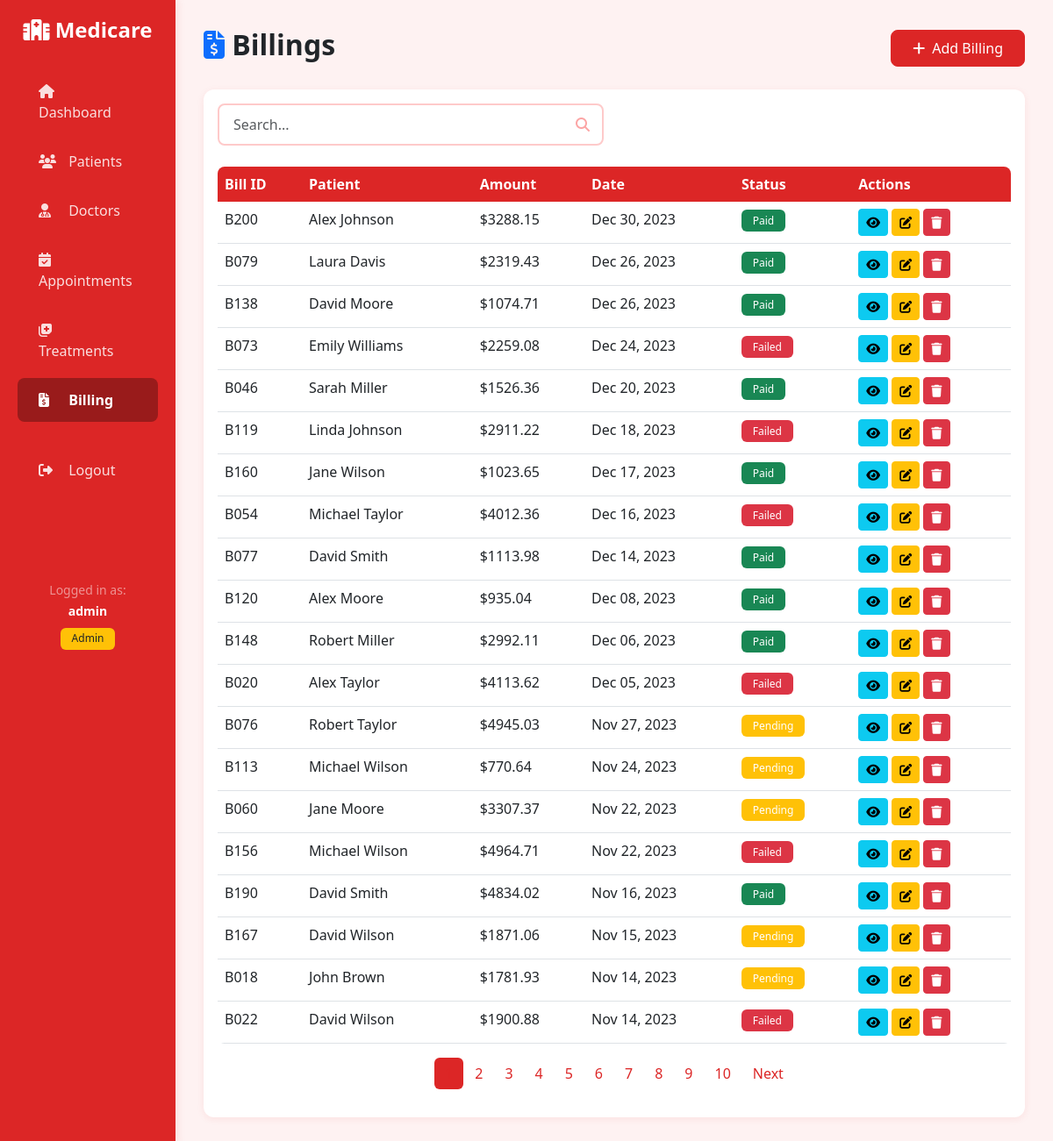
/billing/ (signed in), run on the app's committed database.
### medicare/models.py (models this page shows, shortened)
class Billing(models.Model):
    PAYMENT_METHOD_CHOICES = [
        ('Cash', 'Cash'),
        ('Credit Card', 'Credit Card'),
        ('Debit Card', 'Debit Card'),
        ('Insurance', 'Insurance'),
        ('Online', 'Online'),
    ]
    PAYMENT_STATUS_CHOICES = [
        ('Pending', 'Pending'),
        ('Paid', 'Paid'),
        ('Failed', 'Failed'),
        ('Refunded', 'Refunded'),
    ]
    bill_id = models.CharField(max_length=10, unique=True, primary_key=True)
    patient = models.ForeignKey(Patient, on_delete=models.CASCADE, related_name='bills')
    treatment = models.ForeignKey(Treatment, on_delete=models.CASCADE, related_name='bills')
    bill_date = models.DateField()
    amount = models.DecimalField(max_digits=10, decimal_places=2)
    payment_method = models.CharField(max_length=20, choices=PAYMENT_METHOD_CHOICES)
    payment_status = models.CharField(max_length=20, choices=PAYMENT_STATUS_CHOICES, default='Pending')
    class Meta:
        ordering = ['-bill_date']

class Patient(models.Model):
    GENDER_CHOICES = [
        ('M', 'Male'),
        ('F', 'Female'),
        ('O', 'Other'),
    ]
    patient_id = models.CharField(max_length=10, unique=True, primary_key=True)
    first_name = models.CharField(max_length=100)
    last_name = models.CharField(max_length=100)
    gender = models.CharField(max_length=1, choices=GENDER_CHOICES)
    date_of_birth = models.DateField()
    contact_number = models.CharField(max_length=15)
    address = models.TextField()
    registration_date = models.DateField()
    insurance_provider = models.CharField(max_length=100)
    insurance_number = models.CharField(max_length=50)
    email = models.EmailField()
    class Meta:
        ordering = ['patient_id']
    @property
    def full_name(self):
        return f"{self.first_name} {self.last_name}"

### medicare/views.py (the view)
# urls.py: path('billing/', views.billing_list, name='billing_list'),
@login_required
def billing_list(request):
    search_query = request.GET.get('search', '')
    payment_status = request.GET.get('payment_status', '')
    payment_method = request.GET.get('payment_method', '')
    bills = Billing.objects.select_related('patient', 'treatment').all()
    if search_query:
        bills = bills.filter(
            Q(bill_id__icontains=search_query) |
            Q(patient__first_name__icontains=search_query) |
            Q(patient__last_name__icontains=search_query)
        )
    if payment_status:
        bills = bills.filter(payment_status=payment_status)
    if payment_method:
        bills = bills.filter(payment_method=payment_method)
    paginator = Paginator(bills, 20)
    page_number = request.GET.get('page')
    page_obj = paginator.get_page(page_number)
    payment_statuses = Billing.PAYMENT_STATUS_CHOICES
    payment_methods = Billing.PAYMENT_METHOD_CHOICES
    context = {
        'page_obj': page_obj,
        'search_query': search_query,
        'payment_status': payment_status,
        'payment_method': payment_method,
        'payment_statuses': payment_statuses,
        'payment_methods': payment_methods,
    }
    return render(request, 'medicare/billing_list.html', context)

### templates/medicare/billing_list.html (shortened to what this page needs)
{%extends 'medicare/base.html'%}
{%block content%}
<div class="d-flex justify-content-between align-items-center mb-4">
    <h1 class="h2 fw-bold"><i class="fas fa-file-invoice-dollar text-primary"></i> Billings</h1>
    <a href="{%url 'billing_create'%}" class="btn btn-primary">
        <i class="fas fa-plus me-2"></i>Add Billing
    </a>
</div>
<div class="card">
    <div class="card-body">
        <div class="row mb-4">
            <div class="col-md-6">
                <form method="get" class="search-box">
                    <input type="text" name="search" class="form-control" placeholder="Search..." value="{{search_query}}">
                    <i class="fas fa-search"></i>
                </form>
            </div>
        </div>
        <div class="table-responsive">
            <table class="table table-hover">
                <thead>
                    <tr>
                        <th>Bill ID</th>
                        <th>Patient</th>
                        <th>Amount</th>
                        <th>Date</th>
                        <th>Status</th>
                        <th>Actions</th>
                    </tr>
                </thead>
                <tbody>
                    {%for item in page_obj%}
                    <tr>
                        <td>{{item.bill_id}}</td>
                        <td>{{item.patient.full_name}}</td>
                        <td>${{item.amount|floatformat:2}}</td>
                        <td>{{item.bill_date|date:"M d, Y"}}</td>
                        <td>
                            {%if item.payment_status == 'Paid'%}
                                <span class="badge bg-success">Paid</span>
                            {%elif item.payment_status == 'Pending'%}
                                <span class="badge bg-warning">Pending</span>
                            {%elif item.payment_status == 'Failed'%}
                                <span class="badge bg-danger">Failed</span>
                            {%else%}
                                <span class="badge bg-info">{{item.payment_status}}</span>
                            {%endif%}
                        </td>
                        <td>
                            <a href="{%url 'billing_detail' item.bill_id%}" class="btn btn-sm btn-info">
                                <i class="fas fa-eye"></i>
                            </a>
                            <a href="{%url 'billing_update' item.bill_id%}" class="btn btn-sm btn-warning">
                                <i class="fas fa-edit"></i>
                            </a>
                            <a href="{%url 'billing_delete' item.bill_id%}" class="btn btn-sm btn-danger">
                                <i class="fas fa-trash"></i>
                            </a>
                        </td>
                    </tr>
                    {%empty%}
                    <tr>
                        <td colspan="6" class="text-center text-muted">No billings found</td>
                    </tr>
                    {%endfor%}
                </tbody>
            </table>
        </div>
        {%if page_obj.has_other_pages%}
        <nav>
            <ul class="pagination justify-content-center">
                {%for num in page_obj.paginator.page_range%}
                <li class="page-item {%if page_obj.number == num%}active{%endif%}">
                    <a class="page-link" href="?page={{num}}">{{num}}</a>
                </li>
                {%endfor%}
                {%if page_obj.has_next%}
                <li class="page-item">
                    <a class="page-link" href="?page={{page_obj.next_page_number}}">Next</a>
                </li>
                {%endif%}
            </ul>
        </nav>
        {%endif%}
    </div>
</div>
{%endblock%}

### templates/medicare/base.html (shortened to what this page needs)
<!DOCTYPE html>
<html lang="en">
<head>
    <link href="https://cdn.jsdelivr.net/npm/bootstrap@5.3.0/dist/css/bootstrap.min.css" rel="stylesheet">
    <link rel="stylesheet" href="https://cdnjs.cloudflare.com/ajax/libs/font-awesome/6.4.0/css/all.min.css">
</head>
<body>
    {% if user.is_authenticated %}
    <div class="container-fluid">
        <div class="row">
            <nav class="col-md-2 d-md-block sidebar">
                <div class="position-sticky pt-3">
                    <a href="{% url 'dashboard' %}" class="navbar-brand d-block text-center mb-4">
                        <i class="fas fa-hospital-alt"></i> Medicare
                    </a>
                    <ul class="nav flex-column">
                        <li class="nav-item">
                            <a class="nav-link {% if request.resolver_match.url_name == 'dashboard' %}active{% endif %}" href="{% url 'dashboard' %}">
                                <i class="fas fa-home"></i> Dashboard
                            </a>
                        </li>
                        {% if user.is_staff or user.is_superuser %}
                        <li class="nav-item">
                            <a class="nav-link {% if 'patient' in request.resolver_match.url_name %}active{% endif %}" href="{% url 'patient_list' %}">
                                <i class="fas fa-users"></i> Patients
                            </a>
                        </li>
                        <li class="nav-item">
                            <a class="nav-link {% if 'doctor' in request.resolver_match.url_name %}active{% endif %}" href="{% url 'doctor_list' %}">
                                <i class="fas fa-user-md"></i> Doctors
                            </a>
                        </li>
                        <li class="nav-item">
                            <a class="nav-link {% if 'appointment' in request.resolver_match.url_name %}active{% endif %}" href="{% url 'appointment_list' %}">
                                <i class="fas fa-calendar-check"></i> Appointments
                            </a>
                        </li>
                        <li class="nav-item">
                            <a class="nav-link {% if 'treatment' in request.resolver_match.url_name %}active{% endif %}" href="{% url 'treatment_list' %}">
                                <i class="fas fa-notes-medical"></i> Treatments
                            </a>
                        </li>
                        <li class="nav-item">
                            <a class="nav-link {% if 'billing' in request.resolver_match.url_name %}active{% endif %}" href="{% url 'billing_list' %}">
                                <i class="fas fa-file-invoice-dollar"></i> Billing
                            </a>
                        </li>
                        {% endif %}
                        <li class="nav-item mt-4">
                            <a class="nav-link" href="{% url 'logout' %}">
                                <i class="fas fa-sign-out-alt"></i> Logout
                            </a>
                        </li>
                    </ul>
                    <div class="text-center text-white-50 mt-5 pt-5">
                        <small>Logged in as:<br><strong class="text-white">{{ user.username }}</strong></small>
                        {% if user.is_staff or user.is_superuser %}
                        <br><span class="badge bg-warning text-dark mt-2">Admin</span>
                        {% else %}
                        <br><span class="badge bg-info mt-2">User</span>
                        {% endif %}
                    </div>
                </div>
            </nav>
            <main class="col-md-10 ms-sm-auto main-content">
                {% block content %}{% endblock %}
            </main>
        </div>
    </div>
    {% else %}
        {% block login_content %}{% endblock %}
    {% endif %}
</body>
</html>

### templates/medicare/base.html (style rules this page uses)
:root { --primary-color: #dc2626; --primary-hover: #b91c1c; --primary-dark: #991b1b; --secondary-color: #fca5a5; --success-color: #dc2626; --danger-color: #7f1d1d; --warning-color: #f87171; --info-color: #ef4444; --dark-color: #450a0a; --light-color: #fef2f2; --border-color: #fecaca; }
body { font-family: 'Segoe UI', Tahoma, Geneva, Verdana, sans-serif; background-color: var(--light-color); }
.sidebar { min-height: 100vh; background: #dc2626; box-shadow: 2px 0 10px rgba(220, 38, 38, 0.1); }
.sidebar .nav-link { color: rgba(255,255,255,0.85); padding: 0.8rem 1.5rem; transition: all 0.3s ease; border-radius: 8px; margin: 0.2rem 0.5rem; }
.sidebar .nav-link.active { background-color: #991b1b; color: white; font-weight: 600; }
.sidebar .nav-link i { margin-right: 10px; width: 20px; }
.main-content { padding: 2rem; }
.card { border: none; border-radius: 12px; box-shadow: 0 2px 8px rgba(220, 38, 38, 0.08); transition: transform 0.3s ease, box-shadow 0.3s ease; }
.btn-primary { background-color: var(--primary-color); border-color: var(--primary-color); padding: 0.5rem 1.5rem; border-radius: 8px; transition: all 0.3s ease; }
.table { border-radius: 8px; overflow: hidden; }
.table thead th { background-color: var(--primary-color); color: white; font-weight: 600; border: none; }
.table tbody tr { transition: background-color 0.2s ease; }
.badge { padding: 0.4rem 0.8rem; font-weight: 500; border-radius: 6px; }
.search-box { position: relative; }
.search-box input { border-radius: 8px; padding: 0.6rem 2.5rem 0.6rem 1rem; border: 2px solid var(--border-color); }
.search-box i { position: absolute; right: 1rem; top: 50%; transform: translateY(-50%); color: var(--secondary-color); }
.navbar-brand { font-size: 1.5rem; font-weight: 700; color: white !important; }
.pagination .page-link { border-radius: 6px; margin: 0 2px; border: none; color: var(--primary-color); }
.pagination .page-item.active .page-link { background-color: var(--primary-color); border-color: var(--primary-color); }
.form-control, .form-select { border-radius: 8px; border: 2px solid var(--border-color); padding: 0.6rem 1rem; }

### data on the page
Billing: bill_id "B200", patient.full_name "Alex Johnson", amount "3288.15", bill_date "Dec 30, 2023", payment_status "Paid"
Billing: bill_id "B079", patient.full_name "Laura Davis", amount "2319.43", bill_date "Dec 26, 2023", payment_status "Paid"
Billing: bill_id "B138", patient.full_name "David Moore", amount "1074.71", bill_date "Dec 26, 2023", payment_status "Paid"
Billing: bill_id "B073", patient.full_name "Emily Williams", amount "2259.08", bill_date "Dec 24, 2023", payment_status "Failed"
Billing: bill_id "B046", patient.full_name "Sarah Miller", amount "1526.36", bill_date "Dec 20, 2023", payment_status "Paid"
Billing: bill_id "B119", patient.full_name "Linda Johnson", amount "2911.22", bill_date "Dec 18, 2023", payment_status "Failed"
Billing: bill_id "B160", patient.full_name "Jane Wilson", amount "1023.65", bill_date "Dec 17, 2023", payment_status "Paid"
Billing: bill_id "B054", patient.full_name "Michael Taylor", amount "4012.36", bill_date "Dec 16, 2023", payment_status "Failed"
Billing: bill_id "B077", patient.full_name "David Smith", amount "1113.98", bill_date "Dec 14, 2023", payment_status "Paid"
Billing: bill_id "B120", patient.full_name "Alex Moore", amount "935.04", bill_date "Dec 08, 2023", payment_status "Paid"
Billing: bill_id "B148", patient.full_name "Robert Miller", amount "2992.11", bill_date "Dec 06, 2023", payment_status "Paid"
Billing: bill_id "B020", patient.full_name "Alex Taylor", amount "4113.62", bill_date "Dec 05, 2023", payment_status "Failed"
Billing: bill_id "B076", patient.full_name "Robert Taylor", amount "4945.03", bill_date "Nov 27, 2023", payment_status "Pending"
Billing: bill_id "B113", patient.full_name "Michael Wilson", amount "770.64", bill_date "Nov 24, 2023", payment_status "Pending"
Billing: bill_id "B060", patient.full_name "Jane Moore", amount "3307.37", bill_date "Nov 22, 2023", payment_status "Pending"
Billing: bill_id "B156", patient.full_name "Michael Wilson", amount "4964.71", bill_date "Nov 22, 2023", payment_status "Failed"
Billing: bill_id "B190", patient.full_name "David Smith", amount "4834.02", bill_date "Nov 16, 2023", payment_status "Paid"
Billing: bill_id "B167", patient.full_name "David Wilson", amount "1871.06", bill_date "Nov 15, 2023", payment_status "Pending"
Billing: bill_id "B018", patient.full_name "John Brown", amount "1781.93", bill_date "Nov 14, 2023", payment_status "Pending"
Billing: bill_id "B022", patient.full_name "David Wilson", amount "1900.88", bill_date "Nov 14, 2023", payment_status "Failed"

### other printed values
{{ user.username }} "admin"
{{ num }} "2" "3" "4" "5" "6" "7" "8" "9" "10"
